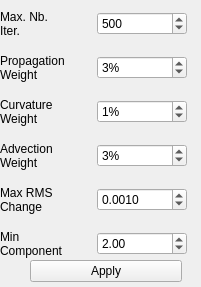
     <widget class="QWidget" name="page_3">
      <property name="geometry">
       <rect>
        <x>0</x>
        <y>0</y>
        <width>201</width>
        <height>287</height>
       </rect>
      </property>
      <attribute name="label">
       <string>Level Set Evolution</string>
      </attribute>
      <widget class="QDialogButtonBox" name="buttonBox_3">
       <property name="geometry">
        <rect>
         <x>30</x>
         <y>260</y>
         <width>152</width>
         <height>60</height>
        </rect>
       </property>
       <property name="orientation">
        <enum>Qt::Vertical</enum>
       </property>
       <property name="standardButtons">
        <set>QDialogButtonBox::Apply|QDialogButtonBox::RestoreDefaults</set>
       </property>
      </widget>
      <widget class="QWidget" name="layoutWidget3">
       <property name="geometry">
        <rect>
         <x>0</x>
         <y>0</y>
         <width>187</width>
         <height>268</height>
        </rect>
       </property>
       <layout class="QVBoxLayout" name="verticalLayout_3">
        <item>
         <layout class="QHBoxLayout" name="horizontalLayout_10">
          <item>
           <widget class="QLabel" name="label_10">
            <property name="text">
             <string>Max. Nb.
Iter.</string>
            </property>
            <property name="buddy">
             <cstring>spinBox_10</cstring>
            </property>
           </widget>
          </item>
          <item>
           <widget class="QSpinBox" name="spinBox_10">
            <property name="toolTip">
             <string>Maximum Number Of Iterations</string>
            </property>
            <property name="maximum">
             <number>1000</number>
            </property>
            <property name="value">
             <number>500</number>
            </property>
           </widget>
          </item>
         </layout>
        </item>
        <item>
         <layout class="QHBoxLayout" name="horizontalLayout_11">
          <item>
           <widget class="QLabel" name="label_11">
            <property name="text">
             <string>Propagation
Weight</string>
            </property>
            <property name="buddy">
             <cstring>spinBox_11</cstring>
            </property>
           </widget>
          </item>
          <item>
           <widget class="QSpinBox" name="spinBox_11">
            <property name="suffix">
             <string>%</string>
            </property>
            <property name="maximum">
             <number>100</number>
            </property>
            <property name="value">
             <number>3</number>
            </property>
           </widget>
          </item>
         </layout>
        </item>
        <item>
         <layout class="QHBoxLayout" name="horizontalLayout_12">
          <item>
           <widget class="QLabel" name="label_12">
            <property name="text">
             <string>Curvature
Weight</string>
            </property>
            <property name="buddy">
             <cstring>spinBox_12</cstring>
            </property>
           </widget>
          </item>
          <item>
           <widget class="QSpinBox" name="spinBox_12">
            <property name="suffix">
             <string>%</string>
            </property>
            <property name="maximum">
             <number>100</number>
            </property>
            <property name="value">
             <number>1</number>
            </property>
           </widget>
          </item>
         </layout>
        </item>
        <item>
         <layout class="QHBoxLayout" name="horizontalLayout_13">
          <item>
           <widget class="QLabel" name="label_13">
            <property name="text">
             <string>Advection
Weight</string>
            </property>
            <property name="buddy">
             <cstring>spinBox_13</cstring>
            </property>
           </widget>
          </item>
          <item>
           <widget class="QSpinBox" name="spinBox_13">
            <property name="suffix">
             <string>%</string>
            </property>
            <property name="maximum">
             <number>100</number>
            </property>
            <property name="value">
             <number>3</number>
            </property>
           </widget>
          </item>
         </layout>
        </item>
        <item>
         <layout class="QHBoxLayout" name="horizontalLayout_14">
          <item>
           <widget class="QLabel" name="label_14">
            <property name="text">
             <string>Max RMS
Change</string>
            </property>
           </widget>
          </item>
          <item>
           <widget class="QDoubleSpinBox" name="RMSLevelSetdoubleSpinBox">
            <property name="decimals">
             <number>4</number>
            </property>
            <property name="value">
             <double>0.001000000000000</double>
            </property>
           </widget>
          </item>
         </layout>
        </item>
        <item>
         <layout class="QHBoxLayout" name="horizontalLayout_15">
          <item>
           <widget class="QLabel" name="label_15">
            <property name="text">
             <string>Min
Component</string>
            </property>
           </widget>
          </item>
          <item>
           <widget class="QDoubleSpinBox" name="seedLevelSetdoubleSpinBox">
            <property name="decimals">
             <number>2</number>
            </property>
            <property name="value">
             <double>2.000000000000000</double>
            </property>
           </widget>
          </item>
         </layout>
        </item>
       </layout>
      </widget>
     </widget>
